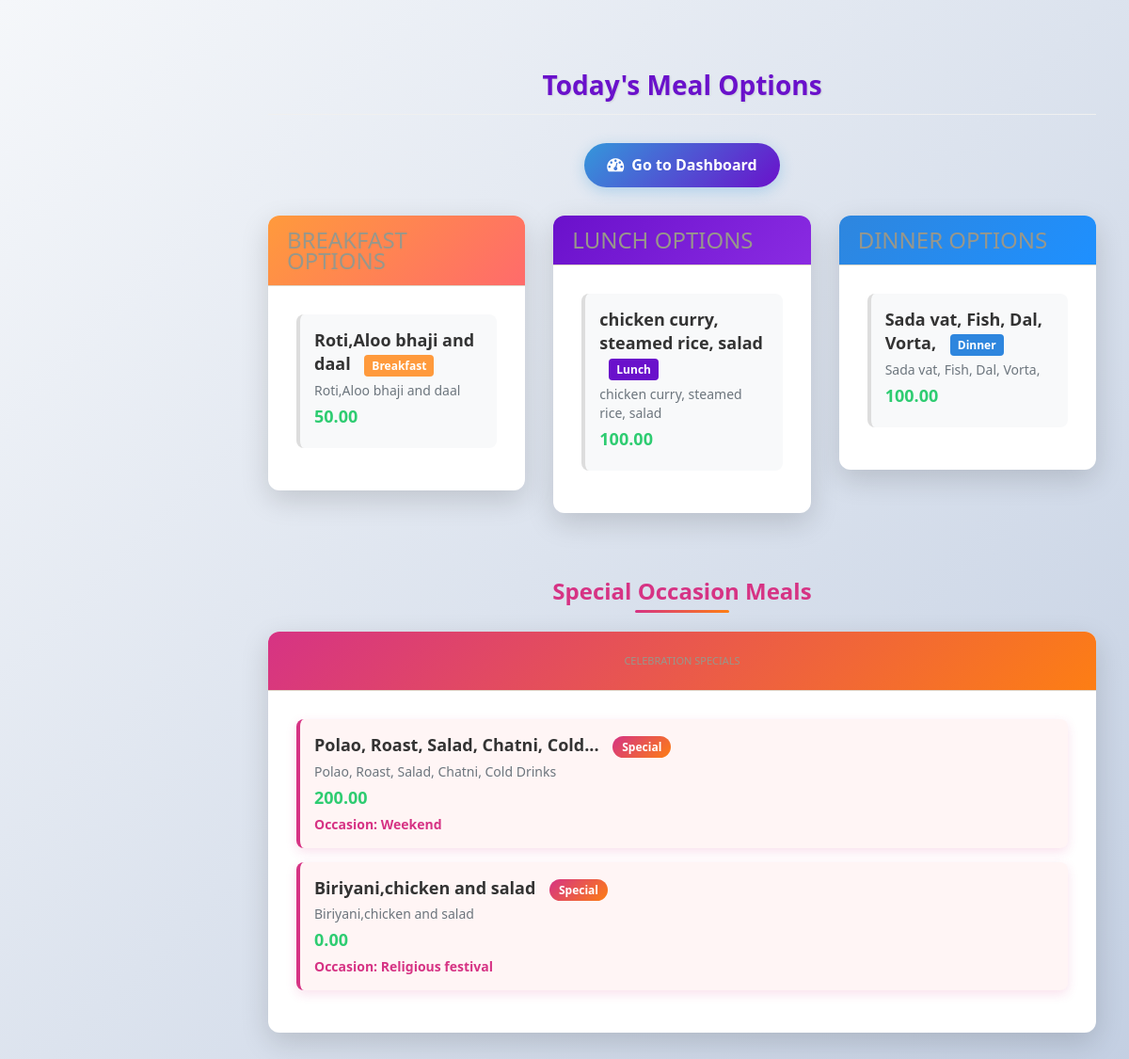
/hostel/student-meals.php (signed in), run on the app's committed database.
### tables this page shows
CREATE TABLE `meals` (
  `id` int(11) NOT NULL,
  `meal_type` varchar(20) NOT NULL,
  `description` text NOT NULL,
  `price` decimal(11,0) NOT NULL,
  `orders` decimal(11,0) NOT NULL,
  `is_special` tinyint(1) NOT NULL,
  `occasion` text NOT NULL,
  `created_at` timestamp NOT NULL DEFAULT current_timestamp() ON UPDATE current_timestamp()
);

### hostel/student-meals.php (the view, shortened to what this page needs)
<?php
include('includes/config.php');
$breakfast_meals = array();
$lunch_meals = array();
$dinner_meals = array();
$special_meals = array();
$query = "SELECT * FROM meals ORDER BY created_at DESC";
$result = $mysqli->query($query);
if($result) {
    while($row = $result->fetch_assoc()) {
        if($row['is_special'] == 1) {
            $special_meals[] = $row;
        } else {
            if($row['meal_type'] == 'breakfast') {
                $breakfast_meals[] = $row;
            } elseif($row['meal_type'] == 'lunch') {
                $lunch_meals[] = $row;
            } elseif($row['meal_type'] == 'dinner') {
                $dinner_meals[] = $row;
            }
        }
    }
}
?>
<!doctype html>
<html lang="en" class="no-js">
<head>
	<link rel="stylesheet" href="css/font-awesome.min.css">
	<link rel="stylesheet" href="css/bootstrap.min.css">
	<link rel="stylesheet" href="css/dataTables.bootstrap.min.css">
	<link rel="stylesheet" href="css/bootstrap-social.css">
	<link rel="stylesheet" href="css/bootstrap-select.css">
	<link rel="stylesheet" href="css/fileinput.min.css">
	<link rel="stylesheet" href="css/awesome-bootstrap-checkbox.css">
	<link rel="stylesheet" href="css/style.css">
</head>
<body>
	<div class="ts-main-content">
		<div class="content-wrapper">
			<div class="container-fluid">
				<div class="row">
					<div class="col-md-12">
						<h2 class="page-title"> Today's Meal Options </h2>
						<div class="dashboard-button-container">
							<a href="User-dashboard.php" class="btn-dashboard">
								<i class="fa fa-tachometer"></i> Go to Dashboard
							</a>
						</div>
						<div class="row">
							<div class="col-md-4">
								<div class="panel panel-default meal-panel breakfast-panel">
									<div class="panel-heading">Breakfast Options</div>
									<div class="panel-body">
										<ul class="meal-list">
											<?php if(count($breakfast_meals) > 0): ?>
												<?php foreach($breakfast_meals as $meal): ?>
													<li class="meal-item" onclick="toggleMealDetails(<?php echo $meal['id']; ?>)">
														<div class="meal-info">
															<div class="meal-name">
																<?php
																	$description = $meal['description'];
																	$words = explode(' ', $description);
																	$name = implode(' ', array_slice($words, 0, 5));
																	echo htmlspecialchars($name . (count($words) > 5 ? '...' : ''));
																?>
																<span class="meal-type-badge breakfast-badge">Breakfast</span>
															</div>
															<div class="meal-description"><?php echo htmlspecialchars($meal['description']); ?></div>
															<div class="meal-price"><?php echo number_format($meal['price'], 2); ?></div>
														</div>
													</li>
												<?php endforeach; ?>
											<?php else: ?>
												<div class="empty-meal-message">No breakfast meals available today.</div>
											<?php endif; ?>
										</ul>
									</div>
								</div>
							</div>
							<div class="col-md-4">
								<div class="panel panel-default meal-panel lunch-panel">
									<div class="panel-heading">Lunch Options</div>
									<div class="panel-body">
										<ul class="meal-list">
											<?php if(count($lunch_meals) > 0): ?>
												<?php foreach($lunch_meals as $meal): ?>
													<li class="meal-item" onclick="toggleMealDetails(<?php echo $meal['id']; ?>)">
														<div class="meal-info">
															<div class="meal-name">
																<?php
																	$description = $meal['description'];
																	$words = explode(' ', $description);
																	$name = implode(' ', array_slice($words, 0, 5));
																	echo htmlspecialchars($name . (count($words) > 5 ? '...' : ''));
																?>
																<span class="meal-type-badge lunch-badge">Lunch</span>
															</div>
															<div class="meal-description"><?php echo htmlspecialchars($meal['description']); ?></div>
															<div class="meal-price"><?php echo number_format($meal['price'], 2); ?></div>
														</div>
													</li>
												<?php endforeach; ?>
											<?php else: ?>
												<div class="empty-meal-message">No lunch meals available today.</div>
											<?php endif; ?>
										</ul>
									</div>
								</div>
							</div>
							<div class="col-md-4">
								<div class="panel panel-default meal-panel dinner-panel">
									<div class="panel-heading">Dinner Options</div>
									<div class="panel-body">
										<ul class="meal-list">
											<?php if(count($dinner_meals) > 0): ?>
												<?php foreach($dinner_meals as $meal): ?>
													<li class="meal-item" onclick="toggleMealDetails(<?php echo $meal['id']; ?>)">
														<div class="meal-info">
															<div class="meal-name">
																<?php
																	$description = $meal['description'];
																	$words = explode(' ', $description);
																	$name = implode(' ', array_slice($words, 0, 5));
																	echo htmlspecialchars($name . (count($words) > 5 ? '...' : ''));
																?>
																<span class="meal-type-badge dinner-badge">Dinner</span>
															</div>
															<div class="meal-description"><?php echo htmlspecialchars($meal['description']); ?></div>
															<div class="meal-price"><?php echo number_format($meal['price'], 2); ?></div>
														</div>
													</li>
												<?php endforeach; ?>
											<?php else: ?>
												<div class="empty-meal-message">No dinner meals available today.</div>
											<?php endif; ?>
										</ul>
									</div>
								</div>
							</div>
						</div>
						<div class="special-section">
							<h3 class="section-title">Special Occasion Meals</h3>
							<div class="panel panel-default special-panel">
								<div class="panel-heading">Celebration Specials</div>
								<div class="panel-body">
									<?php if(count($special_meals) > 0): ?>
										<ul class="meal-list">
											<?php foreach($special_meals as $meal): ?>
												<li class="meal-item special" onclick="toggleMealDetails(<?php echo $meal['id']; ?>)">
													<div class="meal-info">
														<div class="meal-name">
															<?php
																$description = $meal['description'];
																$words = explode(' ', $description);
																$name = implode(' ', array_slice($words, 0, 5));
																echo htmlspecialchars($name . (count($words) > 5 ? '...' : ''));
															?>
															<span class="special-badge">Special</span>
														</div>
														<div class="meal-description"><?php echo htmlspecialchars($meal['description']); ?></div>
														<div class="meal-price"><?php echo number_format($meal['price'], 2); ?></div>
														<?php if(!empty($meal['occasion'])): ?>
															<div class="meal-occasion">Occasion: <?php echo htmlspecialchars($meal['occasion']); ?></div>
														<?php endif; ?>
													</div>
												</li>
											<?php endforeach; ?>
										</ul>
									<?php else: ?>
										<div class="empty-meal-message">No special occasion meals available today.</div>
									<?php endif; ?>
								</div>
							</div>
						</div>
					</div>
				</div>
			</div>
		</div>
	</div>
</body>
</html>

### hostel/css/style.css (style rules this page uses)
html { font-size: 14px; }
@media only screen and (min-width: 480px) { html { font-size: 17px; } }
@media only screen and (min-width: 768px) { html { font-size: 14px; } }
body { font-size: 1em; }
a { color: #37a6c4; }
.panel { overflow: hidden; }
ul, li { margin: 0; padding: 0; list-style: none; }
.page-title { padding-bottom: 15px; margin-bottom: 20px; border-bottom: 1px solid #f0f0f0; }
.ts-main-content .content-wrapper { padding-top: 15px; margin-top: 20px; }
@media only screen and (min-width: 992px) { .ts-main-content .content-wrapper { margin-left: 250px; } }

### data on the page
meals: description "Roti,Aloo bhaji and daal", price "50.00"
meals: description "chicken curry, steamed rice, salad", price "100.00"
meals: description "Sada vat, Fish, Dal, Vorta,", price "100.00"
meals: description "Polao, Roast, Salad, Chatni, Cold...", description "Polao, Roast, Salad, Chatni, Cold Drinks", price "200.00", occasion "Weekend"
meals: description "Biriyani,chicken and salad", price "0.00", occasion "Religious festival"
